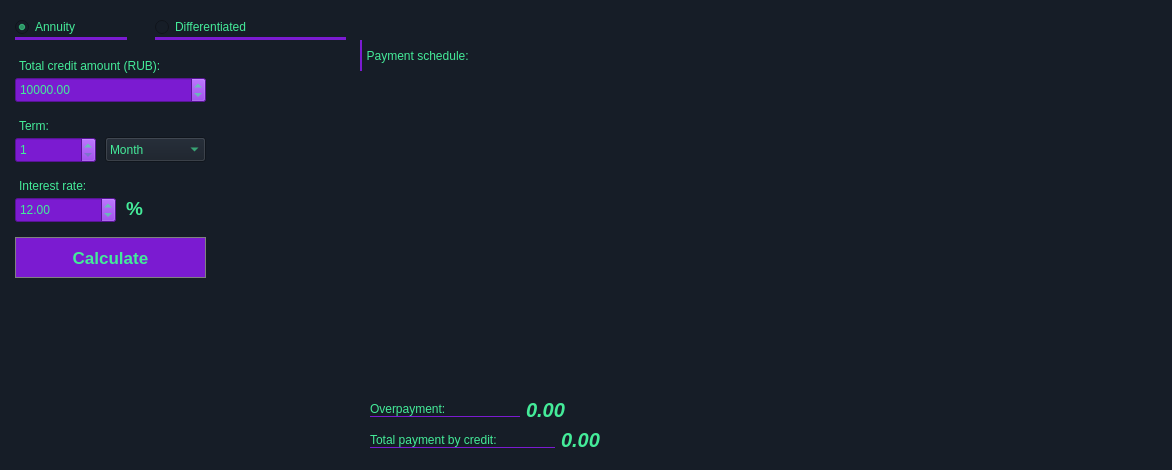
<?xml version="1.0" encoding="UTF-8"?>
<ui version="4.0">
 <class>credit_calc</class>
 <widget class="QDialog" name="credit_calc">
  <property name="geometry">
   <rect>
    <x>0</x>
    <y>0</y>
    <width>1172</width>
    <height>470</height>
   </rect>
  </property>
  <property name="windowTitle">
   <string>Credit_Calc</string>
  </property>
  <property name="layoutDirection">
   <enum>Qt::LeftToRight</enum>
  </property>
  <property name="styleSheet">
   <string notr="true">
	background-color: rgb(22, 29, 39);
	color: rgb(68, 235, 153); /* Цвет текста */</string>
  </property>
  <widget class="QRadioButton" name="radioButton_annuity">
   <property name="geometry">
    <rect>
     <x>15</x>
     <y>17</y>
     <width>112</width>
     <height>23</height>
    </rect>
   </property>
   <property name="styleSheet">
    <string notr="true">QRadioButton{
	background-color: rgb(22, 29, 39);
    border-bottom: 3px solid rgb(123, 27, 209);
	color: rgb(68, 235, 153); 
}</string>
   </property>
   <property name="text">
    <string>Annuity</string>
   </property>
   <property name="checked">
    <bool>true</bool>
   </property>
  </widget>
  <widget class="QRadioButton" name="radioButton_different">
   <property name="geometry">
    <rect>
     <x>155</x>
     <y>17</y>
     <width>191</width>
     <height>23</height>
    </rect>
   </property>
   <property name="styleSheet">
    <string notr="true">QRadioButton{
	background-color: rgb(22, 29, 39);
    border-bottom: 3px solid rgb(123, 27, 209);
	color: rgb(68, 235, 153); 
}</string>
   </property>
   <property name="text">
    <string>Differentiated</string>
   </property>
  </widget>
  <widget class="QDoubleSpinBox" name="doubleSpinBox_credit_sum">
   <property name="geometry">
    <rect>
     <x>15</x>
     <y>77</y>
     <width>191</width>
     <height>26</height>
    </rect>
   </property>
   <property name="styleSheet">
    <string notr="true">background-color: rgb(123, 27, 209);</string>
   </property>
   <property name="minimum">
    <double>10.000000000000000</double>
   </property>
   <property name="maximum">
    <double>1000000000000000013287555072.000000000000000</double>
   </property>
   <property name="singleStep">
    <double>10000.000000000000000</double>
   </property>
   <property name="value">
    <double>10000.000000000000000</double>
   </property>
  </widget>
  <widget class="QLabel" name="label_credit_sum">
   <property name="geometry">
    <rect>
     <x>15</x>
     <y>57</y>
     <width>181</width>
     <height>17</height>
    </rect>
   </property>
   <property name="styleSheet">
    <string notr="true">QLabel{
	background-color: rgb(22, 29, 39);
	border: 1px solid rgb(22, 29, 39); /* Цвет рамки */
	color: rgb(68, 235, 153); /* Цвет текста */
}</string>
   </property>
   <property name="text">
    <string>Total credit amount (RUB):</string>
   </property>
  </widget>
  <widget class="QSpinBox" name="spinBox_term">
   <property name="geometry">
    <rect>
     <x>15</x>
     <y>137</y>
     <width>81</width>
     <height>26</height>
    </rect>
   </property>
   <property name="styleSheet">
    <string notr="true">background-color: rgb(123, 27, 209);</string>
   </property>
   <property name="minimum">
    <number>1</number>
   </property>
  </widget>
  <widget class="QLabel" name="label_term">
   <property name="geometry">
    <rect>
     <x>15</x>
     <y>117</y>
     <width>111</width>
     <height>17</height>
    </rect>
   </property>
   <property name="styleSheet">
    <string notr="true">QLabel{
	background-color: rgb(22, 29, 39);
	border: 1px solid rgb(22, 29, 39); /* Цвет рамки */
	color: rgb(68, 235, 153); /* Цвет текста */
}</string>
   </property>
   <property name="text">
    <string>Term:</string>
   </property>
  </widget>
  <widget class="QComboBox" name="comboBox_term">
   <property name="geometry">
    <rect>
     <x>105</x>
     <y>137</y>
     <width>101</width>
     <height>25</height>
    </rect>
   </property>
   <item>
    <property name="text">
     <string>Month</string>
    </property>
   </item>
   <item>
    <property name="text">
     <string>Year</string>
    </property>
   </item>
  </widget>
  <widget class="QLabel" name="label_bid">
   <property name="geometry">
    <rect>
     <x>15</x>
     <y>177</y>
     <width>141</width>
     <height>17</height>
    </rect>
   </property>
   <property name="styleSheet">
    <string notr="true">QLabel{
	background-color: rgb(22, 29, 39);
	border: 1px solid rgb(22, 29, 39); /* Цвет рамки */
	color: rgb(68, 235, 153); /* Цвет текста */
}</string>
   </property>
   <property name="text">
    <string>Interest rate:</string>
   </property>
  </widget>
  <widget class="QDoubleSpinBox" name="doubleSpinBox_bid">
   <property name="geometry">
    <rect>
     <x>15</x>
     <y>197</y>
     <width>101</width>
     <height>26</height>
    </rect>
   </property>
   <property name="styleSheet">
    <string notr="true">background-color: rgb(123, 27, 209);</string>
   </property>
   <property name="decimals">
    <number>2</number>
   </property>
   <property name="minimum">
    <double>0.010000000000000</double>
   </property>
   <property name="maximum">
    <double>10000000000000.000000000000000</double>
   </property>
   <property name="stepType">
    <enum>QAbstractSpinBox::AdaptiveDecimalStepType</enum>
   </property>
   <property name="value">
    <double>12.000000000000000</double>
   </property>
  </widget>
  <widget class="QPushButton" name="pushButton">
   <property name="geometry">
    <rect>
     <x>15</x>
     <y>237</y>
     <width>191</width>
     <height>41</height>
    </rect>
   </property>
   <property name="font">
    <font>
     <pointsize>13</pointsize>
     <bold>true</bold>
    </font>
   </property>
   <property name="styleSheet">
    <string notr="true">QPushButton {
	background-color: rgb(123,27,209);
  border: 1px solid gray;
}
QPushButton:pressed {
    background-color: qlineargradient(x1: 0, y1: 0, x2: 0, y2: 1,
                                      stop: 0 #dadbde, stop: 1 #f6f7fa);
}
</string>
   </property>
   <property name="text">
    <string>Calculate</string>
   </property>
  </widget>
  <widget class="QLabel" name="label_overpayment">
   <property name="geometry">
    <rect>
     <x>370</x>
     <y>400</y>
     <width>171</width>
     <height>17</height>
    </rect>
   </property>
   <property name="styleSheet">
    <string notr="true">QLabel{
	background-color: rgb(22, 29, 39);
	border-bottom: 1px solid rgb(123, 27, 209); /* Цвет рамки */
	color: rgb(68, 235, 153); /* Цвет текста */
}</string>
   </property>
   <property name="text">
    <string>Overpayment:</string>
   </property>
  </widget>
  <widget class="QLabel" name="label_total">
   <property name="geometry">
    <rect>
     <x>370</x>
     <y>431</y>
     <width>211</width>
     <height>17</height>
    </rect>
   </property>
   <property name="styleSheet">
    <string notr="true">QLabel{
	background-color: rgb(22, 29, 39);
	border-bottom: 1px solid rgb(123, 27, 209); /* Цвет рамки */
	color: rgb(68, 235, 153); /* Цвет текста */
}</string>
   </property>
   <property name="text">
    <string>Total payment by credit:</string>
   </property>
  </widget>
  <widget class="QTableView" name="tableView">
   <property name="geometry">
    <rect>
     <x>370</x>
     <y>90</y>
     <width>661</width>
     <height>291</height>
    </rect>
   </property>
   <property name="styleSheet">
    <string notr="true">QTableView{
	background-color: rgb(22, 29, 39);
border: 1px solid rgb(22, 29, 39); /* Цвет рамки */
}</string>
   </property>
  </widget>
  <widget class="QLabel" name="label_overpayment_result">
   <property name="geometry">
    <rect>
     <x>520</x>
     <y>400</y>
     <width>641</width>
     <height>20</height>
    </rect>
   </property>
   <property name="font">
    <font>
     <pointsize>15</pointsize>
     <italic>true</italic>
     <bold>true</bold>
    </font>
   </property>
   <property name="styleSheet">
    <string notr="true">QLabel{
	background-color: rgb(22, 29, 39);
	border: 1px solid rgb(22, 29, 39); /* Цвет рамки */ 
	color: rgb(68, 235, 153); /* Цвет текста */
}</string>
   </property>
   <property name="text">
    <string>0.00</string>
   </property>
  </widget>
  <widget class="QLabel" name="label_total_result">
   <property name="geometry">
    <rect>
     <x>555</x>
     <y>430</y>
     <width>601</width>
     <height>20</height>
    </rect>
   </property>
   <property name="font">
    <font>
     <pointsize>15</pointsize>
     <italic>true</italic>
     <bold>true</bold>
    </font>
   </property>
   <property name="styleSheet">
    <string>QLabel{
	background-color: rgb(22, 29, 39);
	border: 1px solid rgb(22, 29, 39); /* Цвет рамки */ 
	color: rgb(68, 235, 153); /* Цвет текста */
}</string>
   </property>
   <property name="text">
    <string>0.00</string>
   </property>
  </widget>
  <widget class="QLabel" name="label">
   <property name="geometry">
    <rect>
     <x>360</x>
     <y>40</y>
     <width>221</width>
     <height>31</height>
    </rect>
   </property>
   <property name="styleSheet">
    <string notr="true">QLabel{
	font: 14pt &quot;Sans Serif&quot;;
	background-color: rgb(22, 29, 39);
    border-left: 2px solid rgb(123, 27, 209);
	color: rgb(68, 235, 153); 
}</string>
   </property>
   <property name="text">
    <string>  Payment schedule:</string>
   </property>
  </widget>
  <widget class="QLabel" name="label_2">
   <property name="geometry">
    <rect>
     <x>120</x>
     <y>200</y>
     <width>67</width>
     <height>17</height>
    </rect>
   </property>
   <property name="font">
    <font>
     <pointsize>14</pointsize>
     <bold>true</bold>
    </font>
   </property>
   <property name="styleSheet">
    <string notr="true">border: 1px solid rgb(22, 29, 39);</string>
   </property>
   <property name="text">
    <string>%</string>
   </property>
  </widget>
  <widget class="QTableView" name="tableView_2">
   <property name="geometry">
    <rect>
     <x>10</x>
     <y>50</y>
     <width>331</width>
     <height>411</height>
    </rect>
   </property>
   <property name="styleSheet">
    <string notr="true">QTableView{
	
	background-image: url(:/img/w.PNG);
	background-color: rgb(22, 29, 39);
border: 1px solid rgb(22, 29, 39); /* Цвет рамки */
}</string>
   </property>
  </widget>
  <widget class="QTableView" name="tableView_3">
   <property name="geometry">
    <rect>
     <x>-40</x>
     <y>10</y>
     <width>1171</width>
     <height>471</height>
    </rect>
   </property>
   <property name="styleSheet">
    <string notr="true">QTableView{
	
	background-image: url(:/img/ba.PNG);
	background-color: rgb(22, 29, 39);
border: 1px solid rgb(22, 29, 39); /* Цвет рамки */
}</string>
   </property>
  </widget>
  <zorder>tableView_3</zorder>
  <zorder>tableView_2</zorder>
  <zorder>radioButton_annuity</zorder>
  <zorder>radioButton_different</zorder>
  <zorder>doubleSpinBox_credit_sum</zorder>
  <zorder>label_credit_sum</zorder>
  <zorder>spinBox_term</zorder>
  <zorder>label_term</zorder>
  <zorder>comboBox_term</zorder>
  <zorder>label_bid</zorder>
  <zorder>doubleSpinBox_bid</zorder>
  <zorder>pushButton</zorder>
  <zorder>label_overpayment</zorder>
  <zorder>label_total</zorder>
  <zorder>tableView</zorder>
  <zorder>label_overpayment_result</zorder>
  <zorder>label_total_result</zorder>
  <zorder>label</zorder>
  <zorder>label_2</zorder>
 </widget>
 <resources/>
 <connections/>
</ui>
